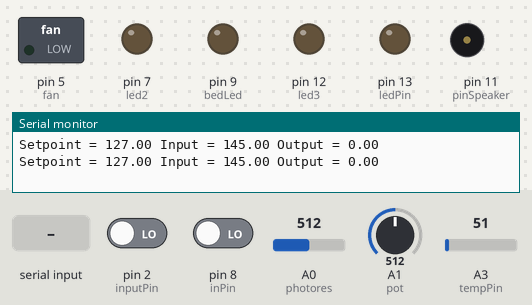
This sketch was run on a simulated Arduino Uno, built with avr-gcc and run on an emulated ATmega328P. Parts: switched loads named in the sketch (green lamp = pin HIGH), output pins drawn as LEDs (lit = HIGH), buzzer (waves = sounding), the last lines printed to the serial monitor. Inputs (shaded band) come from the test bench; at power-on: A1 (pot) = 512, A3 (tempPin) = 51, pin 2 (inputPin) LOW, pin 8 (inPin) LOW, A0 (photores) = 512. Pins used as bus, display or sensor lines are not drawn.

Above: at 1.2 s.
1.3 s: A1 (pot) set to 577
2.8 s: A1 (pot) set to 586
At 3.05 s:
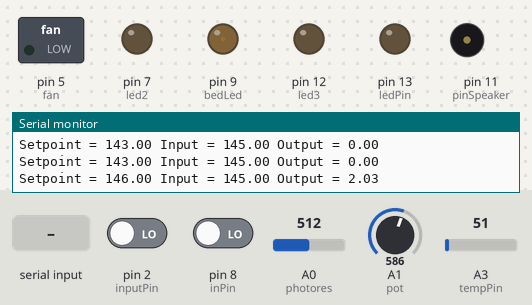
5.8 s: "90,45,200\n" received over Serial
7.9 s: A3 (tempPin) set to 67
At 10.6 s:
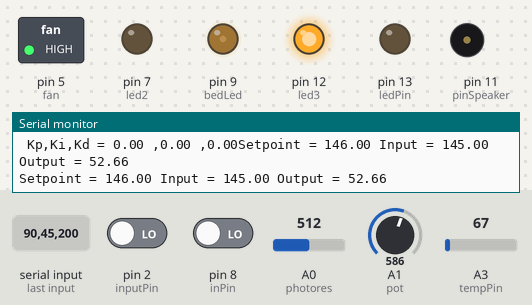
10.9 s: pin 2 (inputPin) driven HIGH
At 12.0 s:
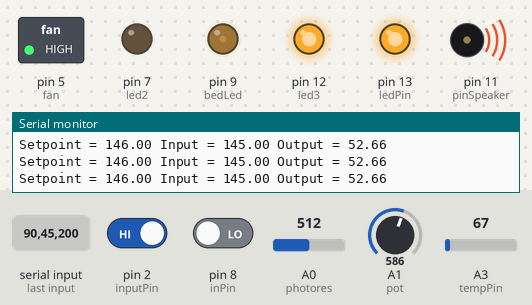
12.4 s: pin 8 (inPin) driven HIGH
At 12.8 s:
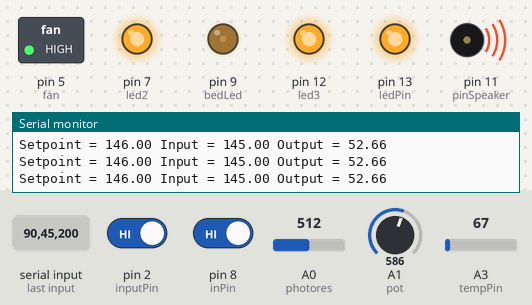
Timing chart, 0 to 14.9 s (numbered marks = the images above; inputs shaded):
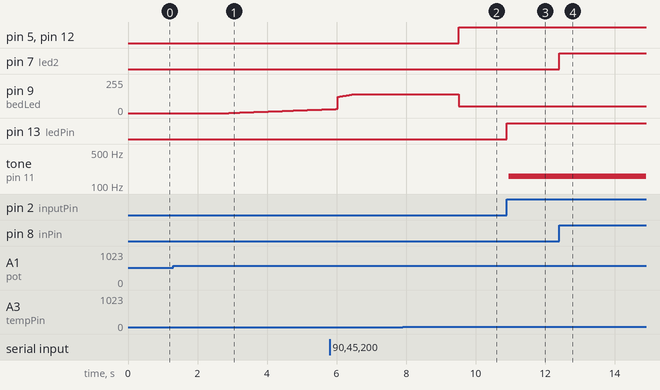

The sketch:

arduino_pid.ino
```cpp
/*
 *  //////////////////////////////////////////////////
 *  ////// Pireus University of Applied Sciences /////
 *  ////////// APPLIED INFORMATION SYSTEMS ///////////
 *  ///////// Integrated Industrial Control //////////
 *  //////////////////////////////////////////////////
 *  **************************************************
 *  //////////////////////////////////////////////////
 *  //// Smarth Home with Arduino PID Controllers ////
 *  //////////////////////////////////////////////////
 *  **************************************************
 *  @authors: Alonefti Maria - Grigoropoulos Nikolaos
 *  **************************************************
 *  //////////////////////////////////////////////////
*/

#include <PID_v1.h>

/*LedController Variables*/
const int photores = A0;                      // LDR input pin
const int pot = A1;                           // Potentiometer input pin
const int bedLed = 9;                         // LED output pin
double lightLevel;                            // Indirectly store the light level
  /*Tuning parameters*/
    float Kp = 0;                             // Proportional gain
    float Ki = 10;                            // Integral gain
    float Kd = 0;                             // Differential gain
      /*Record the set point as well as the controller input and output*/
      double Setpoint, Input, Output;
        /*Create a controller that is linked to the specified Input, Ouput and Setpoint*/
          PID myPID(&Input, &Output, &Setpoint, Kp, Ki, Kd, DIRECT);
          const int sampleRate = 1;           // Time interval of the PID control
          const long serialPing = 500;        // How often data is recieved from the Arduino
          unsigned long now = 0;              // Store the time that has elapsed
          unsigned long lastMessage = 0;      // The last time that data was recieved

/*Temperature Variables*/
float tempC;                                  // create variable to store the temperature in.
const int tempPin = A3;                       // Attach vout to analog pin 3.
int led3 = 12;                                // attach led to pin 12.
int fan = 5;                                  // attach base of transistor to digital pin 5.
unsigned long previousMillis = 0;             // will store last time temperature was updated
const long interval = 3000;                   // interval at which to measure temperature (milliseconds)

/*Alarm Variables*/
int ledPin = 13;                              // choose the pin for the LED
int inputPin = 2;                             // choose the input pin (for PIR sensor)
int pirState = LOW;                           // we start, assuming no motion detected
int val = 0;                                  // variable for reading the pin status
int pinSpeaker = 11;                          //Set up a speaker on a PWM pin (digital 9, 10, or 11)

/*Led Variables*/
int led2 = 7;                                 // choose the pin for the LED
int inPin = 8;                                // choose the input pin (for PIR sensor)
int pir2State = LOW;                          // we start, assuming no motion detected
int val2 = 0;                                 // variable for reading the pin status

void setup()                                  // Will execute once at the start of the code.
{
  Serial.begin(9600);                         // opens serial port, sets data rate to 9600 bps

/*Alarm Setup*/
  pinMode(ledPin, OUTPUT);                    // declare LED as output
  pinMode(inputPin, INPUT);                   // declare sensor as input
  pinMode(pinSpeaker, OUTPUT);                // declare speaker as output

/*Led Setup*/
  pinMode(led2, OUTPUT);                      // declare LED as output
  pinMode(inPin, INPUT);                      // declare sensor as input

/*Temperature Setup*/
  pinMode (led3, OUTPUT);                     // sets the led pin 12 up as an output.
  pinMode (fan, OUTPUT);                      // sets the fan1 pin 5 up as an output.

/*LedController Setup*/
  lightLevel = analogRead(photores);          // Read the set point
  /*Arduino has an analogueRead() resolution of 0-1023 and an analogueWrite() resolution of 0-255*/
   Input = map(lightLevel, 0, 1023, 0, 255);  // Scale the input
   Setpoint = map(analogRead(pot), 0, 1023, 0, 255);  // Scale the set point
   myPID.SetMode(AUTOMATIC);                   // Turn on the PID control
   myPID.SetSampleTime(sampleRate);            // Assign the sample rate of the control
   //Serial.println("Begin");                  // Let the user know that the set up s complete
   lastMessage = millis();                     // Serial data will be recieved relative to this first point
}

void loop()                                   // code here will continue to replay nutil powered off.
{
          functionAlarm();
          functionLed();
          functionTemperature();
          functionLedController();
}

void functionTemperature(){
  /*Temperature Loop*/
  tempC = analogRead(tempPin);                // read the analog value from the lm35 sensor.
  tempC = (5.0 * tempC * 100.0)/1024.0;       // convert the analog input to temperature in centigrade.
  unsigned long currentMillis = millis();
  //Serial.println((byte)tempC);              // send the data to the computer.
  if (currentMillis - previousMillis >= interval) {
    previousMillis = currentMillis;

    if (tempC > 30)                           // creates bool expression for analyzation. if it evaluates to true,
    {                                         // the body of the if statement will execute.
      digitalWrite (led3, HIGH);              // turns on led.
      digitalWrite (fan, HIGH);               // turns on fan1.
    }
    else                                      // if the if equation evaluates to false the else statement will execute.
    {
      digitalWrite (led3, LOW);               // turns off led.
      digitalWrite (fan, LOW);                // turns off fan1.
    }
 }
}

void functionAlarm(){
 /*Alarm Loop*/
  val = digitalRead(inputPin);                // read input value
  if (val == HIGH) {                          // check if the input is HIGH
    digitalWrite(ledPin, HIGH);               // turn LED ON
    playTone(300, 160);
    //delay(150);
    if (pirState == LOW) {                    // we have just turned on
      //Serial.println("Motion detected!");
      pirState = HIGH;                        // We only want to print on the output change, not state
    }
  } else {
      digitalWrite(ledPin, LOW);              // turn LED OFF
      playTone(0, 0);
     // delay(300);
      if (pirState == HIGH){                  // we have just turned off
        //Serial.println("Motion ended!");
        pirState = LOW;                       // We only want to print on the output change, not state
      }
    }
}

void playTone(long duration, int freq) {      //Duration in mSecs, frequency in hertz
    duration *= 1000;
    int period = (1.0 / freq) * 1000000;
    long elapsed_time = 0;
    while (elapsed_time < duration) {
        digitalWrite(pinSpeaker,HIGH);
        delayMicroseconds(period / 2);
        digitalWrite(pinSpeaker, LOW);
        delayMicroseconds(period / 2);
        elapsed_time += (period);
    }
}

void functionLed(){
  /*Led Loop*/
    val2 = digitalRead(inPin);                // read input value
    if (val2 == HIGH) {                       // check if the input is HIGH
    digitalWrite(led2, HIGH);                 // turn LED ON
    if (pir2State == LOW) {                   // we have just turned on
      pir2State = HIGH;                       // We only want to print on the output change, not state
    }
  } else {
      digitalWrite(led2, LOW);                // turn LED OFF
      if (pir2State == HIGH){                 // we have just turned off
        pir2State = LOW;                      // We only want to print on the output change, not state
      }
    }
}

void functionLedController(){
  /*Photoresistor Loop*/
  Setpoint = map(analogRead(pot), 0, 1023, 0, 255);  // Continue to read and scale the set point
  lightLevel = analogRead(photores);                 // Read the light level
  Input = map(lightLevel, 0, 900, 0, 255);           // Scale the input to the PID
  myPID.Compute();                                   // Calculates the PID output at a specified sample time
  analogWrite(bedLed, Output);                       // Power the LED
  now = millis();                                    // Keep track of the elapsed time
  if(now - lastMessage > serialPing)                 // If enough time has passed send data
  {
    Serial.print("Setpoint = ");
    Serial.print(Setpoint);
    Serial.print(" Input = ");
    Serial.print(Input);
    Serial.print(" Output = ");
    Serial.print(Output);
    Serial.print("\n");
/*The tuning parameters can be retrieved by the Arduino from the serial monitor: 0,0.5,0 set Ki to 0.5. - Commas are ignored by the Serial.parseFloat() command*/
    if (Serial.available() > 0)
    {
      for (int x = 0; x < 4; x++)
      {
        switch(x)
        {
          case 0:
            Kp = Serial.parseFloat();
          break;
          case 1:
            Ki = Serial.parseFloat();
          break;
          case 2:
            Kd = Serial.parseFloat();
          break;
          case 3:
          for (int y = Serial.available(); y == 0; y--)
          {
            Serial.read();
          }
          break;
        }
      }
      Serial.print(" Kp,Ki,Kd = ");                 // Display the new parameters
      Serial.print(Kp);
      Serial.print(" ,");
      Serial.print(Ki);
      Serial.print(" ,");
      Serial.print(Kd);
      myPID.SetTunings(Kp, Ki, Kd);                 // Set the tuning of the PID loop
    }
    lastMessage = now;                              // Reference the next serial communication to this point
 }
}
```

Measured:
- the behaviour switches between 61 and 62 on A3 (tempPin) (found by bisection; images 1 and 2)
- after the input at 2.8 s, pin 9 (bedLed): moves from 0/255 to 29/255 over 2.9 s, starting after 0.10 s
- after the input at 7.9 s, pin 5 (fan), pin 12 (led3): LOW → HIGH after 1.6 s
- after the input at 10.9 s, pin 13 (ledPin): LOW → HIGH at once; tone on pin 11 (pinSpeaker): silent → 160 Hz after 0.05 s
- after the input at 12.4 s, pin 7 (led2): LOW → HIGH at once
